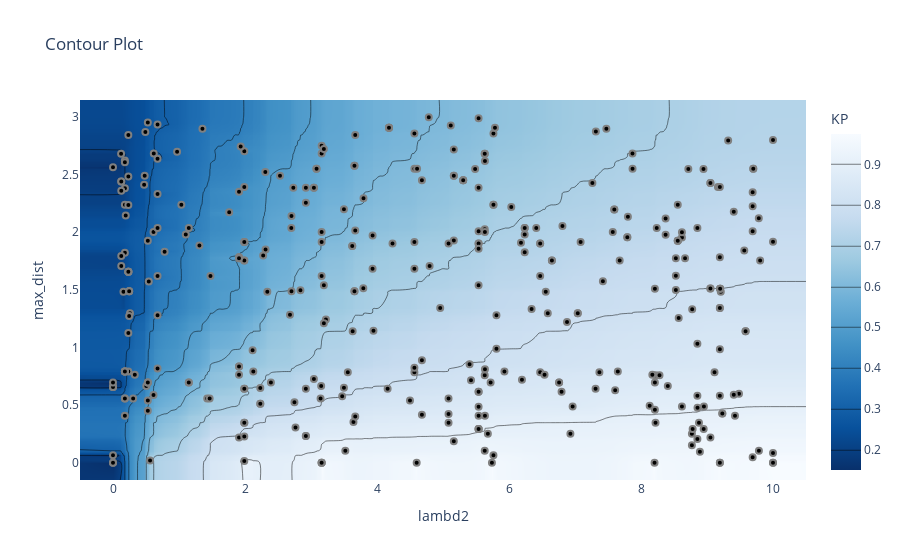

Here is the notebook cell this chart was saved with:
### Code cell
optuna.visualization.plot_contour(study, params=["lambd2", "max_dist"], target=lambda t: t.values[0], target_name="KP")

### Figure 1 — Plotly figure (JSON) as saved in the notebook; plotly's stock layout.template omitted (floating-point values rounded to 4 significant figures; data arrays with more than 128 entries replaced by an {"elided": "..."} marker saying what was removed)
{"data": [{"colorbar": {"title": {"text": "KP"}}, "colorscale": [[0, "rgb(247,251,255)"], [0.125, "rgb(222,235,247)"], [0.25, "rgb(198,219,239)"], [0.375, "rgb(158,202,225)"], [0.5, "rgb(107,174,214)"], [0.625, "rgb(66,146,198)"], [0.75, "rgb(33,113,181)"], [0.875, "rgb(8,81,156)"], [1, "rgb(8,48,107)"]], "connectgaps": true, "contours": {"coloring": "heatmap"}, "hoverinfo": "none", "line": {"smoothing": 1.3}, "reversescale": true, "type": "contour", "x": {"elided": "187 float values"}, "y": {"elided": "198 float values"}, "z": {"elided": "198x187 float values"}}, {"marker": {"color": "black", "line": {"color": "Grey", "width": 2}}, "mode": "markers", "showlegend": false, "type": "scatter", "x": {"elided": "365 float values"}, "y": {"elided": "365 float values"}}], "layout": {"title": {"text": "Contour Plot"}, "xaxis": {"range": [-0.5, 10.5], "title": {"text": "lambd2"}}, "yaxis": {"range": [-0.1498, 3.146], "title": {"text": "max_dist"}}}}
